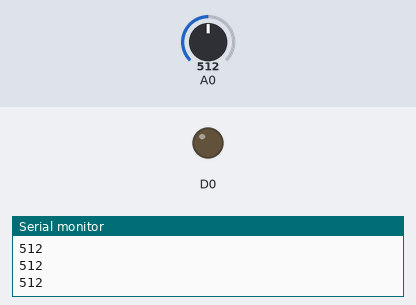
This sketch was run on a simulated ESP8266 (NodeMCU). On the bench: output pins drawn as LEDs (lit = HIGH), the last lines printed to the serial monitor. Inputs (shaded band) come from the test bench; at power-on: A0 = 512. WiFi joins after 1.5 s; servers stay silent unless stated.

Above: at 3.0 s.
3.1 s: A0 set to 264
4.6 s: A0 set to 235
At 5.1 s:
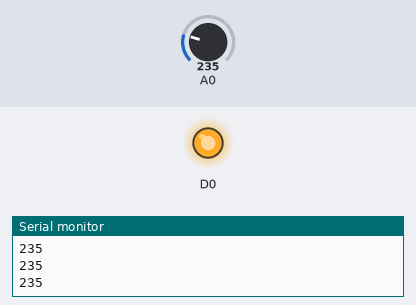
6.1 s: A0 set to 260
At 6.4 s:
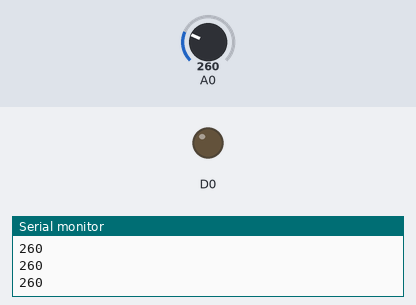
7.6 s: A0 set to 240
At 8.7 s:
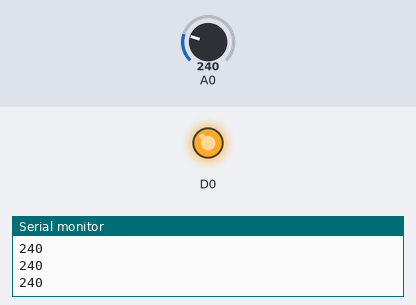
Timing chart, 0 to 10.1 s (numbered marks = the images above; inputs shaded):
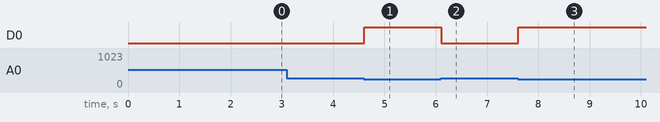

Measured:
- the behaviour switches between 250 and 249 on A0 (found by bisection; images 0 and 1)
- after the input at 4.6 s, D0: LOW → HIGH at once
- after the input at 6.1 s, D0: HIGH → LOW at once
- after the input at 7.6 s, D0: LOW → HIGH at once

The sketch:

NODEMCU_wifi6.ino
```cpp
#include <ESP8266WiFi.h>
#include <BlynkSimpleEsp8266.h>
char auth[]="sfdDM7p8Hz8Adq-fcx5iosCn4vcYe6wn";
char ssid[]="icee705-2g-2";
char pass[]="icee2675";

void setup() {
  Serial.begin(9600);
Blynk.begin(auth,ssid,pass);
pinMode(D0,OUTPUT);
}


void loop() {
int val=analogRead(A0);
Serial.println(val);
Blynk.virtualWrite(V0,val);
if(val<250){
  digitalWrite(D0, HIGH);
  }
  else{
     digitalWrite(D0, LOW);
    }
Blynk.run();
}
```
